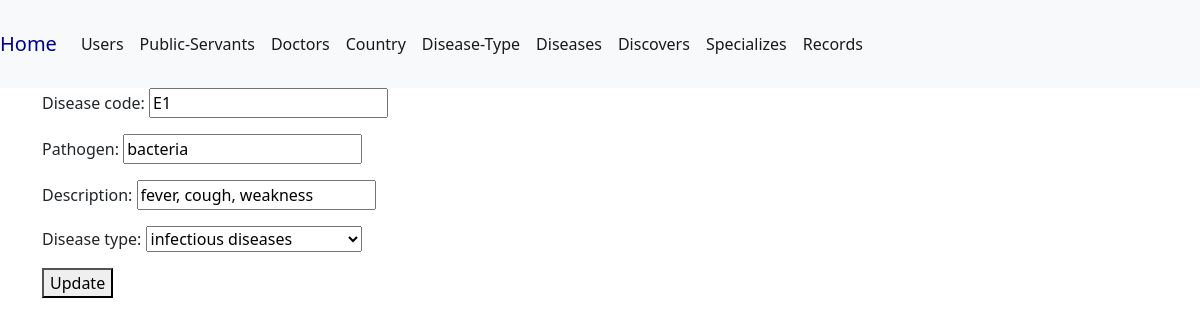
The page /disease/update/1/ on the database its author committed.
### data/models.py (models this page shows, shortened)
class Disease(models.Model):
    disease_code = models.CharField(max_length=50, blank=False, null=False)
    pathogen = models.CharField(max_length=20, blank=False, null=False)
    description = models.CharField(max_length=140)
    disease_type = models.ForeignKey(DiseaseType, on_delete=models.CASCADE)
    class Meta:
        db_table = 'disease'
        verbose_name_plural = 'disease'

class DiseaseType(models.Model):
    id = models.AutoField(primary_key=True)
    description = models.CharField(max_length=140, blank=True, null=True)
    class Meta:
        db_table = 'disease_type'
        verbose_name_plural = 'Disease Type'
    def __str__(self) -> str:
        return self.description

### data/views.py (the view)
# urls.py: path('disease/update/<int:id>/', updateDisease, name='update-disease'),
def updateDisease(request, id):
    disease = Disease.objects.get(id=id)
    form = DiseaseForm(instance=disease)
    context = {'form': form}
    if request.method == 'POST':
        form = DiseaseForm(request.POST, instance=disease)
        if form.is_valid():
            form.save()
            return redirect('disease')
    return render(request, 'update/disease.html', context)

### data/forms.py
class DiseaseForm(ModelForm):
    class Meta:
        model = Disease
        fields = '__all__'

### templates/update/disease.html
{% extends 'main.html' %}
{% block content %}
    <div class="container">
        <form action="" method="post">{% csrf_token %}
            {{form.as_p}}
            <button type="submit">Update</button>
        </form>
    </div>
{% endblock %}

### rows shown on the page
Disease: disease_code "E1", pathogen "bacteria", description "fever, cough, weakness", disease_type "infectious diseases"
